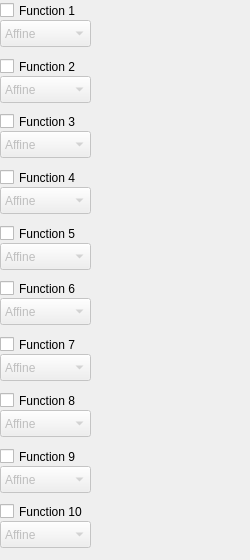
        <widget class="QWidget" name="tabFunctions">
         <attribute name="title">
          <string>Functions</string>
         </attribute>
         <widget class="QWidget" name="layoutWidget_2">
          <property name="geometry">
           <rect>
            <x>0</x>
            <y>0</y>
            <width>241</width>
            <height>551</height>
           </rect>
          </property>
          <layout class="QVBoxLayout" name="verticalLayout_2">
           <item>
            <widget class="QWidget" name="panel01" native="true">
             <widget class="QCheckBox" name="checkBoxf01">
              <property name="geometry">
               <rect>
                <x>0</x>
                <y>0</y>
                <width>91</width>
                <height>21</height>
               </rect>
              </property>
              <property name="layoutDirection">
               <enum>Qt::LeftToRight</enum>
              </property>
              <property name="autoFillBackground">
               <bool>false</bool>
              </property>
              <property name="text">
               <string>Function 1</string>
              </property>
             </widget>
             <widget class="colorLabel" name="labelColor1">
              <property name="enabled">
               <bool>false</bool>
              </property>
              <property name="geometry">
               <rect>
                <x>200</x>
                <y>10</y>
                <width>31</width>
                <height>31</height>
               </rect>
              </property>
              <property name="autoFillBackground">
               <bool>false</bool>
              </property>
              <property name="text">
               <string/>
              </property>
             </widget>
             <widget class="QComboBox" name="comboBoxTransfmType1">
              <property name="enabled">
               <bool>false</bool>
              </property>
              <property name="geometry">
               <rect>
                <x>0</x>
                <y>20</y>
                <width>91</width>
                <height>27</height>
               </rect>
              </property>
              <item>
               <property name="text">
                <string>Affine</string>
               </property>
              </item>
              <item>
               <property name="text">
                <string>Similitude</string>
               </property>
              </item>
              <item>
               <property name="text">
                <string>Projective</string>
               </property>
              </item>
              <item>
               <property name="text">
                <string>Bilinear</string>
               </property>
              </item>
             </widget>
            </widget>
           </item>
           <item>
            <widget class="QWidget" name="panel02" native="true">
             <widget class="QCheckBox" name="checkBoxf02">
              <property name="geometry">
               <rect>
                <x>0</x>
                <y>0</y>
                <width>91</width>
                <height>21</height>
               </rect>
              </property>
              <property name="layoutDirection">
               <enum>Qt::LeftToRight</enum>
              </property>
              <property name="text">
               <string>Function 2</string>
              </property>
             </widget>
             <widget class="QComboBox" name="comboBoxTransfmType2">
              <property name="enabled">
               <bool>false</bool>
              </property>
              <property name="geometry">
               <rect>
                <x>0</x>
                <y>20</y>
                <width>91</width>
                <height>27</height>
               </rect>
              </property>
              <item>
               <property name="text">
                <string>Affine</string>
               </property>
              </item>
              <item>
               <property name="text">
                <string>Similitude</string>
               </property>
              </item>
              <item>
               <property name="text">
                <string>Projective</string>
               </property>
              </item>
              <item>
               <property name="text">
                <string>Bilinear</string>
               </property>
              </item>
             </widget>
             <widget class="colorLabel" name="labelColor2">
              <property name="enabled">
               <bool>false</bool>
              </property>
              <property name="geometry">
               <rect>
                <x>200</x>
                <y>10</y>
                <width>31</width>
                <height>31</height>
               </rect>
              </property>
              <property name="autoFillBackground">
               <bool>false</bool>
              </property>
              <property name="text">
               <string/>
              </property>
             </widget>
            </widget>
           </item>
           <item>
            <widget class="QWidget" name="panel03" native="true">
             <widget class="QCheckBox" name="checkBoxf03">
              <property name="geometry">
               <rect>
                <x>0</x>
                <y>0</y>
                <width>91</width>
                <height>21</height>
               </rect>
              </property>
              <property name="layoutDirection">
               <enum>Qt::LeftToRight</enum>
              </property>
              <property name="text">
               <string>Function 3</string>
              </property>
             </widget>
             <widget class="QComboBox" name="comboBoxTransfmType3">
              <property name="enabled">
               <bool>false</bool>
              </property>
              <property name="geometry">
               <rect>
                <x>0</x>
                <y>20</y>
                <width>91</width>
                <height>27</height>
               </rect>
              </property>
              <item>
               <property name="text">
                <string>Affine</string>
               </property>
              </item>
              <item>
               <property name="text">
                <string>Similitude</string>
               </property>
              </item>
              <item>
               <property name="text">
                <string>Projective</string>
               </property>
              </item>
              <item>
               <property name="text">
                <string>Bilinear</string>
               </property>
              </item>
             </widget>
             <widget class="colorLabel" name="labelColor3">
              <property name="enabled">
               <bool>false</bool>
              </property>
              <property name="geometry">
               <rect>
                <x>200</x>
                <y>10</y>
                <width>31</width>
                <height>31</height>
               </rect>
              </property>
              <property name="autoFillBackground">
               <bool>false</bool>
              </property>
              <property name="text">
               <string/>
              </property>
             </widget>
            </widget>
           </item>
           <item>
            <widget class="QWidget" name="panel04" native="true">
             <widget class="QCheckBox" name="checkBoxf04">
              <property name="geometry">
               <rect>
                <x>0</x>
                <y>0</y>
                <width>91</width>
                <height>21</height>
               </rect>
              </property>
              <property name="layoutDirection">
               <enum>Qt::LeftToRight</enum>
              </property>
              <property name="text">
               <string>Function 4</string>
              </property>
             </widget>
             <widget class="QComboBox" name="comboBoxTransfmType4">
              <property name="enabled">
               <bool>false</bool>
              </property>
              <property name="geometry">
               <rect>
                <x>0</x>
                <y>20</y>
                <width>91</width>
                <height>27</height>
               </rect>
              </property>
              <item>
               <property name="text">
                <string>Affine</string>
               </property>
              </item>
              <item>
               <property name="text">
                <string>Similitude</string>
               </property>
              </item>
              <item>
               <property name="text">
                <string>Projective</string>
               </property>
              </item>
              <item>
               <property name="text">
                <string>Bilinear</string>
               </property>
              </item>
             </widget>
             <widget class="colorLabel" name="labelColor4">
              <property name="enabled">
               <bool>false</bool>
              </property>
              <property name="geometry">
               <rect>
                <x>200</x>
                <y>10</y>
                <width>31</width>
                <height>31</height>
               </rect>
              </property>
              <property name="autoFillBackground">
               <bool>false</bool>
              </property>
              <property name="text">
               <string/>
              </property>
             </widget>
            </widget>
           </item>
           <item>
            <widget class="QWidget" name="panel05" native="true">
             <widget class="QCheckBox" name="checkBoxf05">
              <property name="geometry">
               <rect>
                <x>0</x>
                <y>0</y>
                <width>91</width>
                <height>21</height>
               </rect>
              </property>
              <property name="layoutDirection">
               <enum>Qt::LeftToRight</enum>
              </property>
              <property name="text">
               <string>Function 5</string>
              </property>
             </widget>
             <widget class="QComboBox" name="comboBoxTransfmType5">
              <property name="enabled">
               <bool>false</bool>
              </property>
              <property name="geometry">
               <rect>
                <x>0</x>
                <y>20</y>
                <width>91</width>
                <height>27</height>
               </rect>
              </property>
              <item>
               <property name="text">
                <string>Affine</string>
               </property>
              </item>
              <item>
               <property name="text">
                <string>Similitude</string>
               </property>
              </item>
              <item>
               <property name="text">
                <string>Projective</string>
               </property>
              </item>
              <item>
               <property name="text">
                <string>Bilinear</string>
               </property>
              </item>
             </widget>
             <widget class="colorLabel" name="labelColor5">
              <property name="enabled">
               <bool>false</bool>
              </property>
              <property name="geometry">
               <rect>
                <x>200</x>
                <y>10</y>
                <width>31</width>
                <height>31</height>
               </rect>
              </property>
              <property name="autoFillBackground">
               <bool>false</bool>
              </property>
              <property name="text">
               <string/>
              </property>
             </widget>
            </widget>
           </item>
           <item>
            <widget class="QWidget" name="panel06" native="true">
             <widget class="QCheckBox" name="checkBoxf06">
              <property name="geometry">
               <rect>
                <x>0</x>
                <y>0</y>
                <width>91</width>
                <height>21</height>
               </rect>
              </property>
              <property name="layoutDirection">
               <enum>Qt::LeftToRight</enum>
              </property>
              <property name="text">
               <string>Function 6</string>
              </property>
             </widget>
             <widget class="QComboBox" name="comboBoxTransfmType6">
              <property name="enabled">
               <bool>false</bool>
              </property>
              <property name="geometry">
               <rect>
                <x>0</x>
                <y>20</y>
                <width>91</width>
                <height>27</height>
               </rect>
              </property>
              <item>
               <property name="text">
                <string>Affine</string>
               </property>
              </item>
              <item>
               <property name="text">
                <string>Similitude</string>
               </property>
              </item>
              <item>
               <property name="text">
                <string>Projective</string>
               </property>
              </item>
              <item>
               <property name="text">
                <string>Bilinear</string>
               </property>
              </item>
             </widget>
             <widget class="colorLabel" name="labelColor6">
              <property name="enabled">
               <bool>false</bool>
              </property>
              <property name="geometry">
               <rect>
                <x>200</x>
                <y>10</y>
                <width>31</width>
                <height>31</height>
               </rect>
              </property>
              <property name="autoFillBackground">
               <bool>false</bool>
              </property>
              <property name="text">
               <string/>
              </property>
             </widget>
            </widget>
           </item>
           <item>
            <widget class="QWidget" name="panel07" native="true">
             <widget class="QCheckBox" name="checkBoxf07">
              <property name="geometry">
               <rect>
                <x>0</x>
                <y>0</y>
                <width>91</width>
                <height>21</height>
               </rect>
              </property>
              <property name="layoutDirection">
               <enum>Qt::LeftToRight</enum>
              </property>
              <property name="text">
               <string>Function 7</string>
              </property>
             </widget>
             <widget class="QComboBox" name="comboBoxTransfmType7">
              <property name="enabled">
               <bool>false</bool>
              </property>
              <property name="geometry">
               <rect>
                <x>0</x>
                <y>20</y>
                <width>91</width>
                <height>27</height>
               </rect>
              </property>
              <item>
               <property name="text">
                <string>Affine</string>
               </property>
              </item>
              <item>
               <property name="text">
                <string>Similitude</string>
               </property>
              </item>
              <item>
               <property name="text">
                <string>Projective</string>
               </property>
              </item>
              <item>
               <property name="text">
                <string>Bilinear</string>
               </property>
              </item>
             </widget>
             <widget class="colorLabel" name="labelColor7">
              <property name="enabled">
               <bool>false</bool>
              </property>
              <property name="geometry">
               <rect>
                <x>200</x>
                <y>10</y>
                <width>31</width>
                <height>31</height>
               </rect>
              </property>
              <property name="autoFillBackground">
               <bool>false</bool>
              </property>
              <property name="text">
               <string/>
              </property>
             </widget>
            </widget>
           </item>
           <item>
            <widget class="QWidget" name="panel08" native="true">
             <widget class="QCheckBox" name="checkBoxf08">
              <property name="geometry">
               <rect>
                <x>0</x>
                <y>0</y>
                <width>91</width>
                <height>21</height>
               </rect>
              </property>
              <property name="layoutDirection">
               <enum>Qt::LeftToRight</enum>
              </property>
              <property name="text">
               <string>Function 8</string>
              </property>
             </widget>
             <widget class="QComboBox" name="comboBoxTransfmType8">
              <property name="enabled">
               <bool>false</bool>
              </property>
              <property name="geometry">
               <rect>
                <x>0</x>
                <y>20</y>
                <width>91</width>
                <height>27</height>
               </rect>
              </property>
              <item>
               <property name="text">
                <string>Affine</string>
               </property>
              </item>
              <item>
               <property name="text">
                <string>Similitude</string>
               </property>
              </item>
              <item>
               <property name="text">
                <string>Projective</string>
               </property>
              </item>
              <item>
               <property name="text">
                <string>Bilinear</string>
               </property>
              </item>
             </widget>
             <widget class="colorLabel" name="labelColor8">
              <property name="enabled">
               <bool>false</bool>
              </property>
              <property name="geometry">
               <rect>
                <x>200</x>
                <y>10</y>
                <width>31</width>
                <height>31</height>
               </rect>
              </property>
              <property name="autoFillBackground">
               <bool>false</bool>
              </property>
              <property name="text">
               <string/>
              </property>
             </widget>
            </widget>
           </item>
           <item>
            <widget class="QWidget" name="panel09" native="true">
             <widget class="QCheckBox" name="checkBoxf09">
              <property name="geometry">
               <rect>
                <x>0</x>
                <y>0</y>
                <width>91</width>
                <height>21</height>
               </rect>
              </property>
              <property name="layoutDirection">
               <enum>Qt::LeftToRight</enum>
              </property>
              <property name="text">
               <string>Function 9</string>
              </property>
             </widget>
             <widget class="QComboBox" name="comboBoxTransfmType9">
              <property name="enabled">
               <bool>false</bool>
              </property>
              <property name="geometry">
               <rect>
                <x>0</x>
                <y>20</y>
                <width>91</width>
                <height>27</height>
               </rect>
              </property>
              <item>
               <property name="text">
                <string>Affine</string>
               </property>
              </item>
              <item>
               <property name="text">
                <string>Similitude</string>
               </property>
              </item>
              <item>
               <property name="text">
                <string>Projective</string>
               </property>
              </item>
              <item>
               <property name="text">
                <string>Bilinear</string>
               </property>
              </item>
             </widget>
             <widget class="colorLabel" name="labelColor9">
              <property name="enabled">
               <bool>false</bool>
              </property>
              <property name="geometry">
               <rect>
                <x>200</x>
                <y>10</y>
                <width>31</width>
                <height>31</height>
               </rect>
              </property>
              <property name="autoFillBackground">
               <bool>false</bool>
              </property>
              <property name="text">
               <string/>
              </property>
             </widget>
            </widget>
           </item>
           <item>
            <widget class="QWidget" name="panel10" native="true">
             <widget class="QCheckBox" name="checkBoxf10">
              <property name="geometry">
               <rect>
                <x>0</x>
                <y>0</y>
                <width>121</width>
                <height>21</height>
               </rect>
              </property>
              <property name="layoutDirection">
               <enum>Qt::LeftToRight</enum>
              </property>
              <property name="text">
               <string>Function 10</string>
              </property>
             </widget>
             <widget class="QComboBox" name="comboBoxTransfmType10">
              <property name="enabled">
               <bool>false</bool>
              </property>
              <property name="geometry">
               <rect>
                <x>0</x>
                <y>20</y>
                <width>91</width>
                <height>27</height>
               </rect>
              </property>
              <item>
               <property name="text">
                <string>Affine</string>
               </property>
              </item>
              <item>
               <property name="text">
                <string>Similitude</string>
               </property>
              </item>
              <item>
               <property name="text">
                <string>Projective</string>
               </property>
              </item>
              <item>
               <property name="text">
                <string>Bilinear</string>
               </property>
              </item>
             </widget>
             <widget class="colorLabel" name="labelColor10">
              <property name="enabled">
               <bool>false</bool>
              </property>
              <property name="geometry">
               <rect>
                <x>200</x>
                <y>10</y>
                <width>31</width>
                <height>31</height>
               </rect>
              </property>
              <property name="autoFillBackground">
               <bool>false</bool>
              </property>
              <property name="text">
               <string/>
              </property>
             </widget>
            </widget>
           </item>
          </layout>
         </widget>
        </widget>
